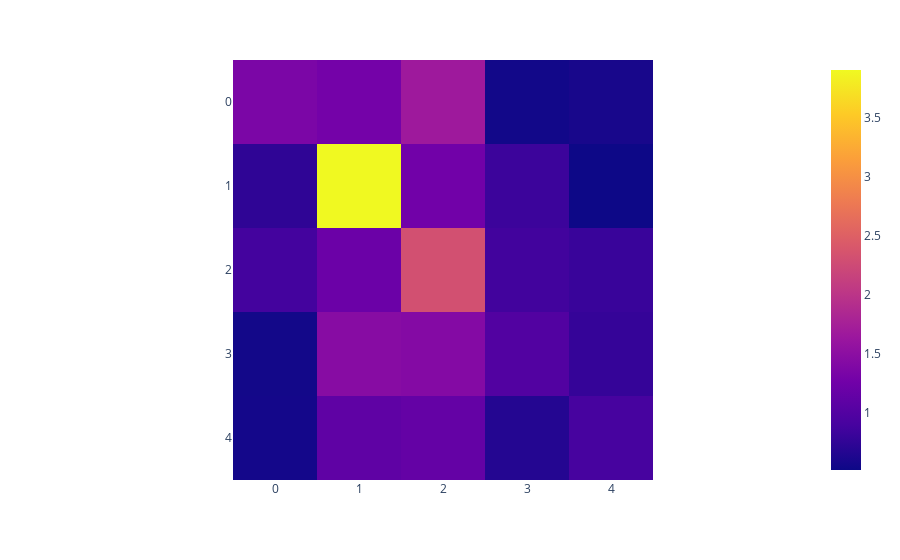

The notebook cell this image was saved under:
### Code cell
print(f"Total daily contacts for each age group is {mixing_matrices['all_locations'].sum(axis=1)}")
px.imshow(mixing_matrices["all_locations"])

### Figure 1 — Plotly figure (JSON) as saved in the notebook; plotly's stock layout.template omitted (floating-point values rounded to 4 significant figures)
{"data": [{"coloraxis": "coloraxis", "hovertemplate": "x: %{x}<br>y: %{y}<br>color: %{z}<extra></extra>", "name": "0", "type": "heatmap", "xaxis": "x", "yaxis": "y", "z": [[1.346, 1.283, 1.67, 0.547, 0.5833], [0.7376, 3.91, 1.257, 0.8236, 0.5138], [0.8781, 1.21, 2.323, 0.8623, 0.808], [0.5503, 1.454, 1.428, 0.9909, 0.7788], [0.5598, 1.105, 1.149, 0.6653, 0.9017]]}], "layout": {"coloraxis": {"colorscale": [[0, "#0d0887"], [0.1111, "#46039f"], [0.2222, "#7201a8"], [0.3333, "#9c179e"], [0.4444, "#bd3786"], [0.5556, "#d8576b"], [0.6667, "#ed7953"], [0.7778, "#fb9f3a"], [0.8889, "#fdca26"], [1, "#f0f921"]]}, "margin": {"t": 60}, "xaxis": {"anchor": "y", "constrain": "domain", "domain": [0, 1], "scaleanchor": "y"}, "yaxis": {"anchor": "x", "autorange": "reversed", "constrain": "domain", "domain": [0, 1]}}}
